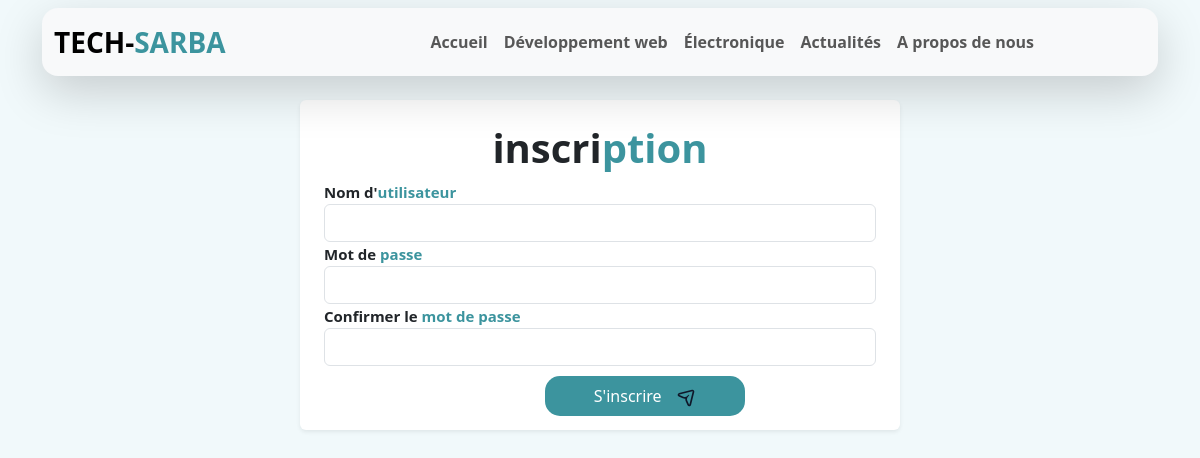
Page /inscription/ on the committed database.
### blog/models.py (models this page shows, shortened)
class Category(models.Model):
    title=models.CharField(max_length=200)
    description=models.CharField(max_length=200, null=True, blank=True)
    slug=models.SlugField()
    picture=models.ImageField(blank=True, upload_to='blog')
    class Meta:
        verbose_name="categorie"

### compte/views.py (the view, shortened to what this page needs)
# urls.py: path('inscription/',inscription,name="inscription"),
def inscription(request):
    categories=Category.objects.all()
    return render(request,'inscription.html',context={'categories':categories})

### compte/templates/inscription.html (shortened to what this page needs)
{% extends "base_log.html" %}
{% block content %}
{% load static %}
<div class="col-md-6 shadow-sm col-ms-12 form-container bg-white p-4 rounded-2 mt-4" >
    <h1 class="text-center fw-bold  ">inscri<strong>ption</strong></h1>
    <form  method="post" class="mt-1">
    <label for="username" >Nom d'<strong>utilisateur</strong> </label>
    <input type="text" class="form-control " name="username" id="username">
    <label for="password">Mot de <strong>passe</strong> </label>
    <input type="password" class="form-control " name="password" id="password">
    <label for="confirm_password">Confirmer le  <strong>mot de passe</strong> </label>
    <input type="password" class="form-control " name="confirm_password" id="confirm_password">
        <button type="submit" class="edit_create_btn">S'inscrire <img src="{% static 'icons/send.svg' %}" style="width: 20px; height: 20px; margin-left: 10px;" alt=""></button>
    </form>
    </div>
{% endblock content %}

### compte/templates/base_log.html (shortened to what this page needs)
{% load static %}
<!DOCTYPE html>
<html lang="en">
<head>
    <link rel="stylesheet" href="{% static 'css/style.css' %}">
    <link rel="stylesheet" href="{% static 'css/bootstrap.min.css' %}">
</head>
<body>
<div class="container">
   <nav class="navbar navbar-expand-lg rounded-4 bg-light shadow-lg mt-2 w-100">
    <div class="container-fluid">
        <a class="navbar-brand fw-bold fs-3" href="#" >TECH-<strong style="color: #3C949E;">SAR</strong><strong style="color:#3C949E;">BA</strong></a>
        <div class="collapse navbar-collapse" id="navbarSupportedContent">
            <ul class="navbar-nav me-auto mb-2 mb-lg-0" style="margin-left:20%; ">
                <li class="nav-item">
                    <a class="nav-link fw-bold  " id="links" aria-current="page" href="{% url 'posts:index' %} ">Accueil</a>
                </li>
                {% for category in categories %}
                <li class="nav-item ">
                    <a class="nav-link fw-bold "id="links" href="{% url 'posts:category' id=category.id  %}">
                        {{category.title}}
                    </a>
                </li>
                {% endfor %}
                <li class="nav-item">
                    <a class="nav-link fw-bold" id="links" href="{% url 'posts:apropos' %}">A propos de nous</a>
                </li>
                <li class="nav-item">
                    <a class="nav-link fw-bold  "  id="links" href=""></a>
                </li>
            </ul>
        </div>
    </div>
</nav>
</div>
{% block content %}
{% endblock content %}
</body>
</html>

### blog/static/css/style.css (style rules this page uses)
body { background-color: #F1F9FB !important; }
h1 { font-weight: bold; }
input { box-shadow:none !important; }
.form-container { margin: 0 auto; }
strong { color: #3C949E; }
input , textarea { display: block; padding: 1rem; width:100%; border: none; border-radius: 15px; box-shadow: 10px 1px black; -webkit-box-shadow: 3px 4px 36px -23px rgba(0,0,0,0.75); -moz-box-shadow: 3px 4px 36px -23px rgba(0,0,0,0.75); box-shadow: 3px 4px 36px -23px rgba(0,0,0,0.75); outline: none; }
label { font-size: 15px; font-weight: bold; }
.edit_create_btn { width: 200px; height: auto; color: #fff; border-radius: 15px; border: none; -webkit-box-shadow: 3px 4px 36px -23px rgba(0,0,0,0.75); -moz-box-shadow: 3px 4px 36px -23px rgba(0,0,0,0.75); box-shadow: 3px 4px 36px -23px rgba(0,0,0,0.75); background-color: #3C949E; position: relative; left: 40%; top: 10px; padding: 8px; }

### rows in the picture
Category: title "Développement web"
Category: title "Électronique"
Category: title "Actualités"
